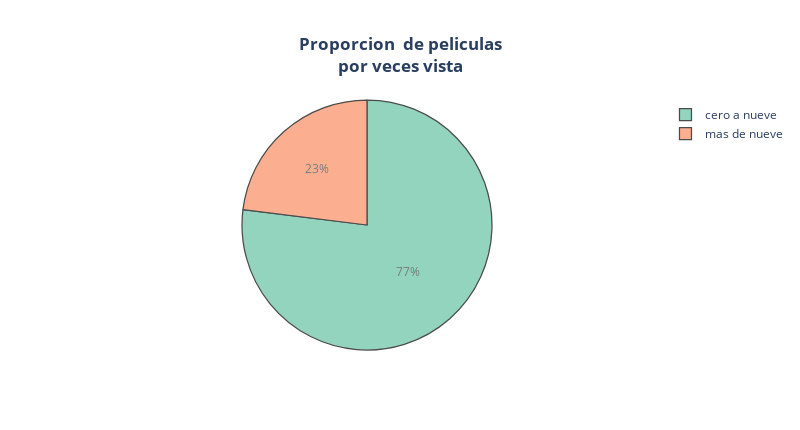

Notebook code cell kept with this figure:
### Code cell
pieplot()

### Figure 1 — Plotly figure (JSON) as saved in the notebook; plotly's stock layout.template omitted (floating-point values rounded to 4 significant figures)
{"data": [{"customdata": [["mas de nueve"], ["cero a nueve"]], "domain": {"x": [0, 1], "y": [0, 1]}, "hovertemplate": "peliculas=%{value}<extra></extra>", "labels": ["mas de nueve", "cero a nueve"], "legendgroup": "", "marker": {"line": {"color": "black", "width": 1.25}}, "name": "", "opacity": 0.7, "showlegend": true, "type": "pie", "values": [1845, 6164]}], "layout": {"height": 430, "legend": {"tracegroupgap": 0}, "piecolorway": ["rgb(102,194,165)", "rgb(252,141,98)", "rgb(141,160,203)", "rgb(231,138,195)", "rgb(166,216,84)", "rgb(255,217,47)", "rgb(229,196,148)", "rgb(179,179,179)"], "title": {"text": "<b>Proporcion  de peliculas<br>por veces vista</b>", "x": 0.5}, "width": 800}}
